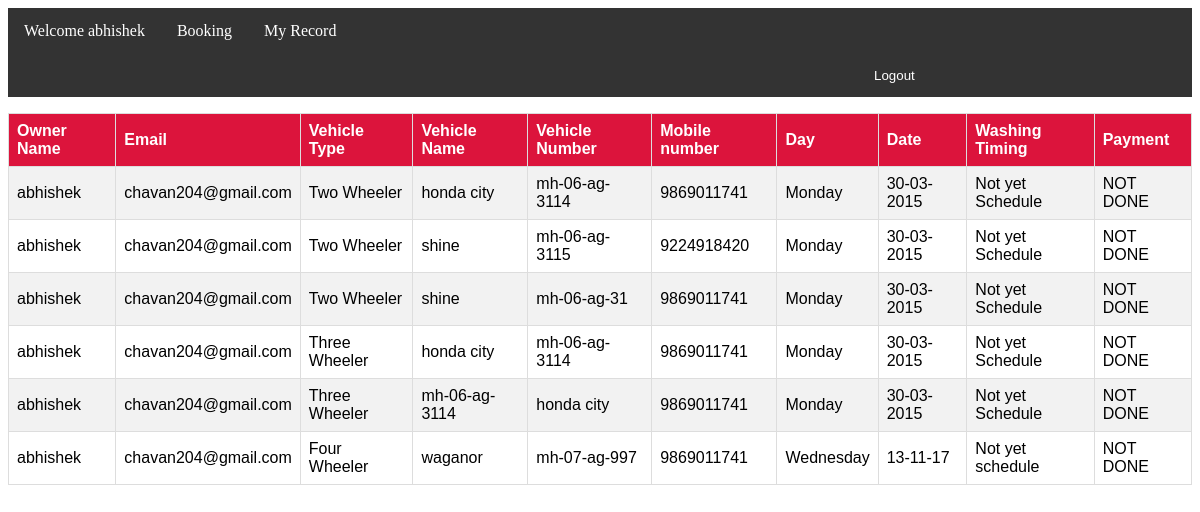
/login/login/myrecord.php (signed in), run on the app's committed database.
### tables this page shows
CREATE TABLE `twowheeler` (
  `name` varchar(30) NOT NULL,
  `email` varchar(40) DEFAULT NULL,
  `vtype` varchar(20) NOT NULL,
  `vname` varchar(20) NOT NULL,
  `vnumber` varchar(15) NOT NULL,
  `wtype` varchar(15) NOT NULL,
  `mobile` varchar(10) NOT NULL,
  `amobile` varchar(10) DEFAULT NULL,
  `day` varchar(15) NOT NULL,
  `date` varchar(10) NOT NULL,
  `payment` varchar(10) DEFAULT NULL,
  `timing` varchar(30) DEFAULT NULL
);

### login/login/myrecord.php (the view, shortened to what this page needs)
<html>
<head><title>My Records</title>
</head>
<body>
<?php include "profile.php" ?>
<form>
<table id="table">
<tr>
<th>Owner Name</th>
<th>Email</th>
<th>Vehicle Type</th>
<th>Vehicle Name</th>
<th>Vehicle Number</th>
<th>Mobile number</th>
<th>Day</th>
<th>Date</th>
<th>Washing Timing</th>
<th>Payment</th>
</tr>
<?php
	$con=mysqli_connect("localhost","root","");
		mysqli_select_db($con,"washingcar");
			$query="select * from twowheeler where name='$fname' && email='$femail'";
				$result=mysqli_query($con,$query);
				while($row=$result->fetch_assoc())
				{
					echo "<tr>";
					echo "<td>".$row['name']."</td>";
					echo "<td>".$row['email']."</td>";
					echo "<td>".$row['vtype']."</td>";
					echo "<td>".$row['vname']."</td>";
					echo "<td>".$row['vnumber']."</td>";
					echo "<td>".$row['mobile']."</td>";
					echo "<td>".$row['day']."</td>";
					echo "<td>".$row['date']."</td>";
					echo "<td>".$row['timing']."</td>";
					echo "<td>".$row['payment']."</td>";
					echo "</tr>";
				}
?>
</table>
</form>
</body>
</html>

### login/login/profile.php (shortened to what this page needs)
<?php
if(empty($_SESSION['email']) || empty($_SESSION['firstname']) )
{
	header("location: login.php");
}
else
{
$fname= $_SESSION['firstname'];
$femail= $_SESSION['email'];
?>
<html>
<head>
</head>
<body>
<form method="post">
<ul>
 <li style="margin-left:0px;"><a href="">Welcome <?php echo $_SESSION['firstname']?></a></li>
  <li><a class="active" href="booking.php">Booking</a></li>
  <li><a href="myrecord.php">My Record</a></li>
  <li style="margin-left:850px;"><input type="submit" name="logout" value="Logout" style="background-color: #333;color:white;padding: 14px 16px;border:none;text-align: center"></li>
</ul>
</form>
</body>
</html>
<?php
}
?>

### login/login/myrecord.php (style rules this page uses)
th { padding-top: 12px; padding-bottom: 12px; text-align: left; background-color: #DC143C; color: white; }
tr:nth-child(even) { background-color: #f2f2f2; }
td,th { border: 1px solid #ddd; padding: 8px; }
#table { font-family: "Trebuchet MS", Arial, Helvetica, sans-serif; border-collapse: collapse; width: 100%; }

### login/login/profile.php (style rules this page uses)
ul { list-style-type: none; margin: 0; padding: 0; overflow: hidden; background-color: #333; }
li { float: left; }
li a { display: block; color: white; text-align: center; padding: 14px 16px; text-decoration: none; }

### data on the page
twowheeler: name "abhishek", email "chavan204@gmail.com", vtype "Two Wheeler", vname "honda city", vnumber "mh-06-ag-3114", mobile "9869011741", day "Monday", date "30-03-2015", timing "Not yet Schedule", payment "NOT DONE"
twowheeler: name "abhishek", email "chavan204@gmail.com", vtype "Two Wheeler", vname "shine", vnumber "mh-06-ag-3115", mobile "9224918420", day "Monday", date "30-03-2015", timing "Not yet Schedule", payment "NOT DONE"
twowheeler: name "abhishek", email "chavan204@gmail.com", vtype "Two Wheeler", vname "shine", vnumber "mh-06-ag-31", mobile "9869011741", day "Monday", date "30-03-2015", timing "Not yet Schedule", payment "NOT DONE"
twowheeler: name "abhishek", email "chavan204@gmail.com", vtype "Three Wheeler", vname "honda city", vnumber "mh-06-ag-3114", mobile "9869011741", day "Monday", date "30-03-2015", timing "Not yet Schedule", payment "NOT DONE"
twowheeler: name "abhishek", email "chavan204@gmail.com", vtype "Three Wheeler", vname "mh-06-ag-3114", vnumber "honda city", mobile "9869011741", day "Monday", date "30-03-2015", timing "Not yet Schedule", payment "NOT DONE"
twowheeler: name "abhishek", email "chavan204@gmail.com", vtype "Four Wheeler", vname "waganor", vnumber "mh-07-ag-997", mobile "9869011741", day "Wednesday", date "13-11-17", timing "Not yet schedule", payment "NOT DONE"

### other printed values
$_SESSION['firstname'] "abhishek"
